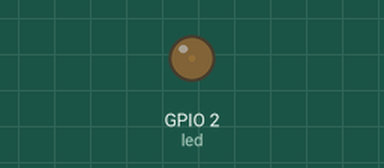
This program was run on a simulated ESP32 board running MicroPython. On the bench: output pins drawn as LEDs (lit = HIGH).

Above: at 0.05 s.
At 1.2 s:
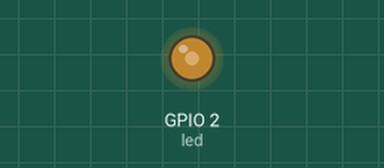
At 2.35 s:
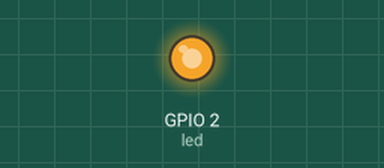
At 4.65 s:
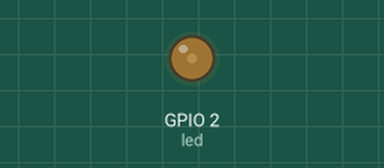
Timing chart, 0 to 6.7 s (numbered marks = the images above):
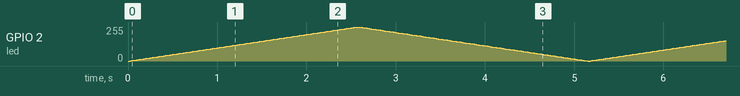

The program:

ejemplo05.py
```python
# Este ejemplo utiliza PWM (modulación por ancho de pulso) para controlar el brillo del LED.

from machine import Pin, PWM
from time import sleep

# Configurar el pin GPIO 2 como salida PWM (LED incorporado)
led = PWM(Pin(2), freq=1000)

# Controlar el brillo del LED
while True:
    for duty in range(0, 1024, 10):  # Aumentar el brillo
        led.duty(duty)
        sleep(0.025)
    for duty in range(1023, -1, -10):  # Disminuir el brillo
        led.duty(duty)
        sleep(0.025)
```
